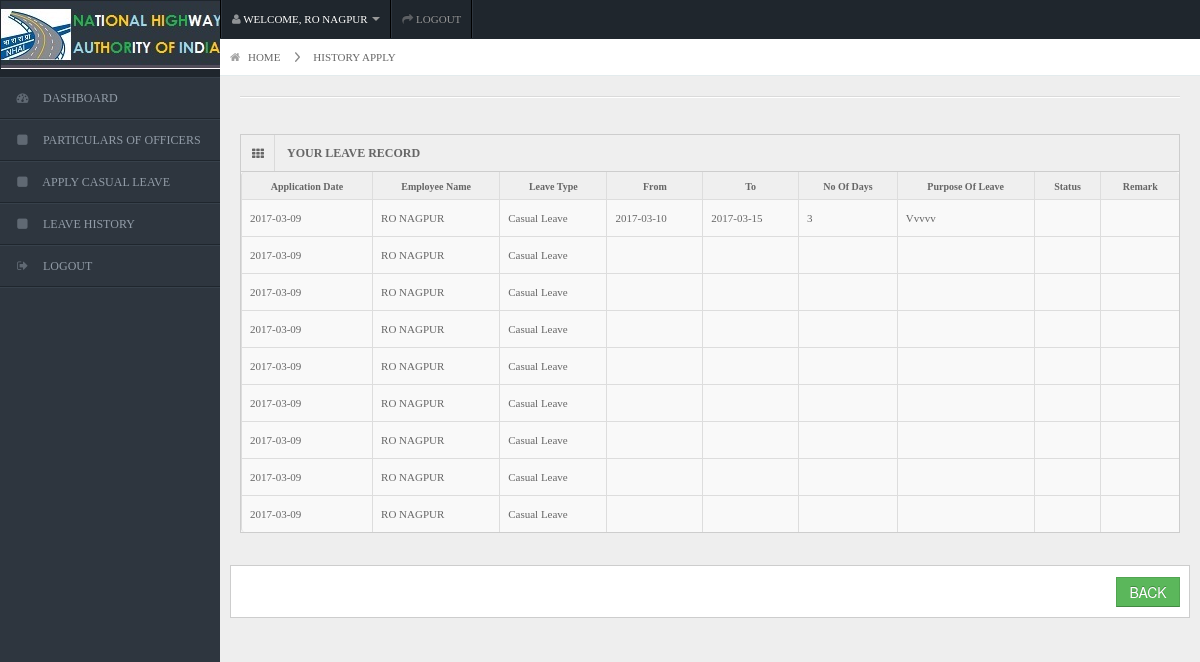
The app's page /mainpage.php?requestPage=history_apply&empId=4 (signed in) with its own data.
### tables this page shows
CREATE TABLE IF NOT EXISTS `tbl_leavehistorynew` (
  `txtId` int(11) NOT NULL AUTO_INCREMENT,
  `empId` int(11) NOT NULL,
  `leave_type` varchar(50) NOT NULL,
  `avail_ltc` varchar(20) NOT NULL,
  `fromdate` date DEFAULT NULL,
  `todate` date DEFAULT NULL,
  `no_days` int(11) DEFAULT NULL,
  `purpose` varchar(255) NOT NULL,
  `hq_permission` varchar(50) NOT NULL,
  `hqfromdate` date NOT NULL,
  `hqtodate` date NOT NULL,
  `address` varchar(255) NOT NULL,
  `city` varchar(50) NOT NULL,
  `mobile` varchar(10) NOT NULL,
  `applieddate` date DEFAULT NULL,
  `status` varchar(50) NOT NULL,
  `reason` varchar(255) NOT NULL,
  PRIMARY KEY (`txtId`),
  KEY `empId` (`empId`)
);

CREATE TABLE IF NOT EXISTS `tbl_employeenew` (
  `txtId` int(11) NOT NULL AUTO_INCREMENT,
  `type` int(20) NOT NULL,
  `email` varchar(30) DEFAULT NULL,
  `password` varchar(30) DEFAULT NULL,
  `name` varchar(50) DEFAULT NULL,
  `designation` varchar(255) DEFAULT NULL,
  `pay_scale` varchar(30) NOT NULL,
  PRIMARY KEY (`txtId`)
);

### service/MySql.php (called while the page is built, shortened)
<?php
class MysqlConnection {
    static function connect() {
        $DB_NAME = "db_lms";
    }
    static function executeQuery($query) {
        return mysql_query($query);
    }
    static function toArrays($resource) {
        $arrayList = array();
        while ($rows = mysql_fetch_assoc($resource)) {
            array_push($arrayList, $rows);
        }
        return $arrayList;
    }
    static function fetchByPrimary($tbl, $pkvalue) {
        $query = "SELECT * FROM $tbl WHERE txtId = $pkvalue  ";
        $resource = MysqlConnection::executeQuery($query);
        $result = MysqlConnection::toArrays($resource);
        return $result[0];
    }
    static function fetchCustom($query) {
        $resource = MysqlConnection::executeQuery($query);
        return MysqlConnection::toArrays($resource);
    }
}
?>

### apply/history_apply.php (the view, shortened to what this page needs)
<?php
$empId = $_GET["empId"];
$getCurretLeavesByEmployee = getCurretLeavesByEmployee($empId);
?>
<div class="container-fluid">
    <div class="container-fluid">
        <hr>
        <div class="row-fluid">
            <div class="span12">
                <div class="widget-box">
                    <div class="widget-title"> <span class="icon"><i class="icon-th"></i></span>
                        <h5>YOUR LEAVE RECORD</h5>
                    </div>
                    <div class="widget-content nopadding">
                        <table class="table table-bordered data-table "  style="font-size: 11px;">
                            <thead>
                                <tr>
                                    <th>Application Date</th>
                                    <th>Employee Name</th>
                                    <th>Leave Type</th>
                                    <th>From</th>
                                    <th>To</th>
                                    <th>No of Days</th>
                                     <th>Purpose of Leave</th>
                                    <th>Status</th>
                                    <th>Remark</th>
                                </tr>
                            </thead>
                            <tbody>
                                <?php
                                foreach ($getCurretLeavesByEmployee as $result) {
                                    ?>
                                    <tr class="gradeX">
                                       <td><?php echo $result["applieddate"] ?></td>
                                        <td>
                                            <?php
                                            $resultemp = getEmployeeById($result["empId"]);
                                            echo $resultemp["name"];
                                            ?>
                                        </td>
                                        <td><?php echo $result["leave_type"] ?></td>
                                        <td><?php echo $result["fromdate"] ?></td>
                                        <td><?php echo $result["todate"] ?></td>
                                        <td><?php echo $result["no_days"] ?></td>
                                        <td><?php echo $result["purpose"] ?></td>
                                         <td><?php echo $result["status"] ?></td>
                                          <td><?php echo $result["reason"] ?></td>
                                    </tr>
                                    <?php
                                }
                                ?>
                            </tbody>
                        </table>
                    </div>
                </div>
            </div>
        </div>
    </div>
    <div class="row-fluid">
        <div class="span12">
            <div class="widget-box">
                <div class="widget-content nopadding">
                    <form class="form-horizontal" method="post" action="" name="basic_validate" id="basic_validate" novalidate="novalidate">
                        <div class="control-group" style="background-color: white;">
                            <div class="span11" style="clear: both "></div>
                            <div class="controls">
                                <center>
                                    <a href="mainpage.php?requestPage=view_apply"><button type="button" class="btn btn-success">BACK</button></a>
                                </center>
                            </div>
                    </form>
                </div>
            </div>
        </div>
    </div>
</div>
</div>
<?php
function getEmployeeById($empId) {
    $result = MysqlConnection::fetchByPrimary("tbl_employeenew", $empId);
    return($result);
}
function getCurretLeavesByEmployee($empId) {
    $query = "SELECT * FROM `tbl_leavehistorynew` where `empId` = '$empId'  ORDER BY `applieddate`";
    $result = MysqlConnection::fetchCustom($query);
    return $result;
}
?>

### mainpage.php (shortened to what this page needs)
<?php
include './service/MySql.php';
?>
<!DOCTYPE html>
<html lang="en">
    <head><?php include './header.php'; ?></head>
    <body>
        <div id="header"><h1><a href="mainpage.php?requestPage=">CUSTOM</a></h1></div>
        <div id="user-nav" class="navbar navbar-inverse"><?php include './topnavigation.php'; ?></div>
        <div id="sidebar"><?php include './navigation.php'; ?></div>
        <div id="content">
            <div id="content-header">
                <div id="breadcrumb">
                    <a href="mainpage.php?requestPage=" title="Dashboard" class="tip-bottom"><i class="icon-home"></i> HOME</a>
                    <?php
                        $requestPage = $_GET["requestPage"];
                        $ketval = strtoupper(str_replace("_", " ", $requestPage));
                    ?>
                    <a href="#" title="<?php echo $ketval?>" class="tip-bottom"><?php echo $ketval?></a>
                </div>
            </div>
            <?php include ''.  UtilService::getIncludePage(filter_input(INPUT_GET, "requestPage")).".php" ; ?>
    </body>
</html>

### header.php (shortened to what this page needs)
<link rel="stylesheet" href="css/bootstrap.min.css" />
<link rel="stylesheet" href="css/bootstrap-responsive.min.css" />
<link rel="stylesheet" href="css/fullcalendar.css" />
<link rel="stylesheet" href="css/matrix-style.css" />
<link rel="stylesheet" href="css/matrix-media.css" />
<link rel="stylesheet" href="css/uniform.css" />
<link rel="stylesheet" href="css/select2.css" />
<link rel="stylesheet" href="font-awesome/css/font-awesome.css"  />
<link rel="stylesheet" href="css/jquery.gritter.css" />
<link rel="stylesheet" href="css/colorpicker.css" />
<link rel="stylesheet" href="css/datepicker.css" />
<link rel="stylesheet" href="css/bootstrap-wysihtml5.css" />
<link rel="stylesheet" href="//code.jquery.com/ui/1.12.1/themes/base/jquery-ui.css">

### topnavigation.php (shortened to what this page needs)
<ul class="nav">
    <li  class="dropdown" id="profile-messages" >
        <a title="" href="#" data-toggle="dropdown" data-target="#profile-messages" class="dropdown-toggle" style="color: white">
            <i class="icon icon-user"></i>
            <span class="text">WELCOME,  <?php echo $_SESSION["email"]["name"]?></span>
            <b class="caret"></b>
        </a>
    </li>
    <li class="">
        <a title="LOG OUT" href="index.php">
            <i class="icon icon-share-alt"></i>
            <span class="text">LOGOUT</span>
        </a>
    </li>
</ul>

### navigation.php (shortened to what this page needs)
<?php
$empId = $_SESSION["email"]["txtId"];
?>
<ul>
    <li class=""><a href="mainpage.php?requestPage=dashboard"><i class="icon-dashboard"></i> <span>DASHBOARD</span></a> </li>
    <li class=""> <a href="mainpage.php?requestPage=userreg_apply&txtId=<?php echo $empId ?>"><i class="icon icon-sign-blank"></i> <span>PARTICULARS OF OFFICERS</span></a></li>
    <li class=""> <a href="mainpage.php?requestPage=applystep1_apply&type=casual_leave"><i class="icon icon-sign-blank"></i> <span>APPLY CASUAL LEAVE</span></a></li>
     <li class=""> <a href="mainpage.php?requestPage=history_apply&empId=<?php echo $empId ?>"><i class="icon icon-sign-blank"></i> <span>LEAVE HISTORY</span></a></li>
    <li  class=""> <a href="mainpage.php?requestPage=session_logout"><i class="icon icon-signout"></i> <span>LOGOUT</span></a></li>
</ul>

### css/matrix-style.css (style rules this page uses)
* { outline:none !important; -moz-outline: none !important; }
html, body { height:100% }
body { overflow-x: hidden; margin-top: -10px; font-family: 'Open Sans', sans-serif; font-size:12px; color:#666; }
a { color:#666; }
select, textarea, input[type="text"], input[type="password"], input[type="datetime"], input[type="datetime-local"], input[type="date"], input[type="month"], input[type="time"], input[type="week"], input[type="number"], input[type="email"], input[type="url"], input[type="search"], input[type="tel"], input[type="color"], .uneditable-input, .label, .dropdown-menu, .btn, .well, .progress, .table-bordered, .btn-group > .btn:first-child, .btn-group > .btn:last-child, .btn-group > .btn:last-child, .btn-group > .dropdown-toggle, .alert { border-radius:0px; }
.btn, textarea, input[type="text"], input[type="password"], input[type="datetime"], input[type="datetime-local"], input[type="date"], input[type="month"], input[type="time"], input[type="week"], input[type="number"], input[type="email"], input[type="url"], input[type="search"], input[type="tel"], input[type="color"], .uneditable-input { box-shadow:none; }
.progress, .progress-success .bar, .progress .bar-success, .progress-warning .bar, .progress .bar-warning, .progress-danger .bar, .progress .bar-danger, .progress-info .bar, .progress .bar-info, .btn, .btn-primary { background-image:none; }
hr { border-top-color:#dadada; }
#header { height: 77px; position: relative; width: 100%; z-index: -9; }
#header h1 { background: url("../img/revisedlogo.jpg") no-repeat scroll 0 0 transparent; height: 100px; left: 1px; line-height: 600px; overflow: hidden; position: relative; top: 1px; width: 220px; }
#header h1 a { display: block; }
#user-nav { position: absolute; left: 220px; top:0px; z-index: 20; margin: 0; }
#user-nav > ul { margin: 0; padding: 0; list-style: none; border-right: 1px solid #2e363f;border-left: 1px solid #000; }
#user-nav > ul > li { float: left; list-style-type: none; margin: 0; position: relative; padding: 0; border-left: 1px solid #2e363f; border-right: 1px solid #000; }
#user-nav > ul > li > a { padding:9px 10px; display: block; font-size: 11px; }
#user-nav > ul > li > a > i, #sidebar li a i { opacity: .5; margin-top: 2px; }
#sidebar { display: block; float: left; position: relative; width: 220px; z-index: 16; }
#sidebar > ul { list-style: none; margin: 0px 0 0; padding: 0; position: absolute; width: 220px; }
#sidebar > ul > li { display: block; position: relative; }
#sidebar > ul > li > a { padding: 10px 0 10px 15px; display: block; color: #939da8; }
#sidebar > ul > li > a > i { margin-right: 10px; }
#content { background: none repeat scroll 0 0 #eeeeee; margin-left: 220px; margin-right: 0; padding-bottom: 25px; position: relative; min-height:100%; width: auto; }
#content-header { position: abslute; width: 100%; margin-top: -38px; z-index: 20; }
#breadcrumb { background-color: #fff; border-bottom: 1px solid #e3ebed; }
#breadcrumb a { padding: 8px 20px 8px 10px; display: inline-block; background-image: url('../img/breadcrumb.png'); background-position: center right; background-repeat: no-repeat; font-size: 11px; color: #666666; }
#breadcrumb a:last-child { background-image:none; }
#breadcrumb a i { margin-right: 5px; opacity: .6; }
.widget-box { background: none repeat scroll 0 0 #F9F9F9; border-left: 1px solid #CDCDCD; border-top: 1px solid #CDCDCD; border-right: 1px solid #CDCDCD; clear: both; margin-top: 16px; margin-bottom: 16px; position: relative; }
.widget-title, .modal-header, .table th, div.dataTables_wrapper .ui-widget-header { background:#efefef; border-bottom: 1px solid #CDCDCD; height: 36px; }
.widget-title span.icon { padding: 9px 10px 7px 11px; float: left; border-right:1px solid #dadada; }
.widget-title h5 { color: #666; float: left; font-size: 12px; font-weight: bold; padding: 12px; line-height: 12px; margin: 0; }
.widget-content { padding:15px; border-bottom: 1px solid #cdcdcd; }
.table th { height: auto; font-size: 10px; padding: 5px 10px 2px; border-bottom: 0; text-align: center; color: #666666; }
.nopadding { padding: 0 !important; }
.nopadding .table { margin-bottom: 0; }
.nopadding .table-bordered { border: 0; }
form { margin-bottom: 0; }
.form-horizontal .control-group { border-top: 1px solid #ffffff; border-bottom: 1px solid #eeeeee; margin-bottom: 0; }
.form-horizontal .control-group:last-child { border-bottom: 0; }
.form-horizontal .controls { margin-left: 160px; padding: 10px 0; }

### records on screen
tbl_leavehistorynew: applieddate "2017-03-09", tbl_employeenew.name "RO NAGPUR", leave_type "Casual Leave", fromdate "2017-03-10", todate "2017-03-15", no_days "3", purpose "Vvvvv"
tbl_leavehistorynew: applieddate "2017-03-09", tbl_employeenew.name "RO NAGPUR", leave_type "Casual Leave"
tbl_leavehistorynew: applieddate "2017-03-09", tbl_employeenew.name "RO NAGPUR", leave_type "Casual Leave"
tbl_leavehistorynew: applieddate "2017-03-09", tbl_employeenew.name "RO NAGPUR", leave_type "Casual Leave"
tbl_leavehistorynew: applieddate "2017-03-09", tbl_employeenew.name "RO NAGPUR", leave_type "Casual Leave"
tbl_leavehistorynew: applieddate "2017-03-09", tbl_employeenew.name "RO NAGPUR", leave_type "Casual Leave"
tbl_leavehistorynew: applieddate "2017-03-09", tbl_employeenew.name "RO NAGPUR", leave_type "Casual Leave"
tbl_leavehistorynew: applieddate "2017-03-09", tbl_employeenew.name "RO NAGPUR", leave_type "Casual Leave"
tbl_leavehistorynew: applieddate "2017-03-09", tbl_employeenew.name "RO NAGPUR", leave_type "Casual Leave"

### other values on screen
$_SESSION["email"]["name"] "RO NAGPUR"
$ketval "HISTORY APPLY"
